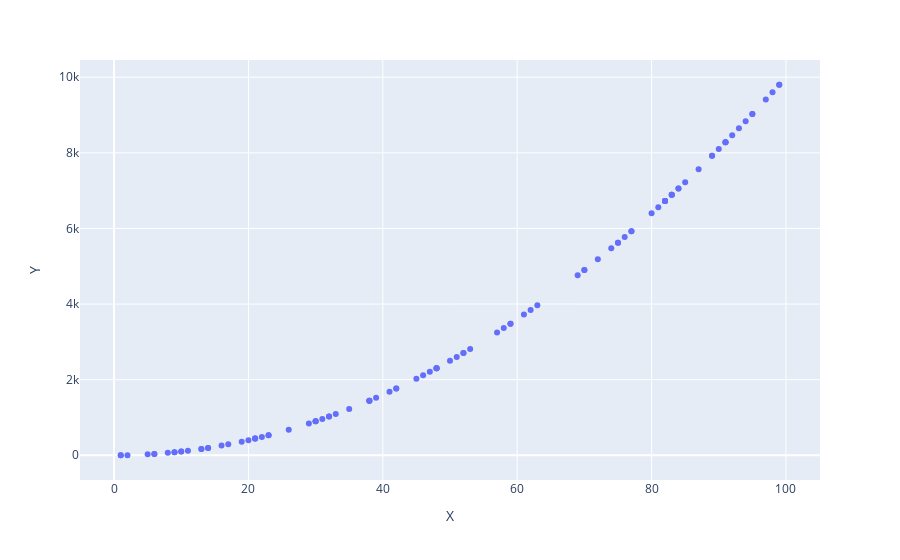

The code cell stored with this chart in its notebook:
### Code cell
step_4_a ="""
import numpy as np
import pandas as pd
df = pd.DataFrame(np.random.randint(0,100,size=(100, 1)), columns=list('X'))
df = df.assign(Y = lambda x: (x['X']**2))
fig = px.scatter(df, y='Y', x='X')
fig.show()
#print(df)
#"""

### Figure 1 — Plotly figure (JSON) as saved in the notebook; plotly's stock layout.template omitted (floating-point values rounded to 4 significant figures)
{"data": [{"hovertemplate": "X=%{x}<br>Y=%{y}<extra></extra>", "legendgroup": "", "marker": {"color": "#636efa", "symbol": "circle"}, "mode": "markers", "name": "", "orientation": "v", "showlegend": false, "type": "scatter", "x": [89, 26, 87, 57, 99, 9, 83, 1, 31, 10, 72, 21, 42, 32, 53, 89, 48, 90, 6, 70, 84, 19, 84, 82, 95, 42, 77, 74, 30, 83, 10, 48, 52, 23, 5, 63, 41, 98, 45, 2, 33, 83, 95, 91, 81, 21, 62, 50, 39, 59, 91, 61, 17, 29, 22, 14, 92, 48, 16, 82, 30, 85, 75, 35, 21, 97, 69, 38, 59, 82, 9, 91, 38, 80, 20, 58, 93, 47, 76, 14, 23, 99, 11, 75, 70, 52, 51, 13, 48, 13, 6, 82, 30, 8, 32, 46, 38, 1, 77, 94], "xaxis": "x", "y": [7921, 676, 7569, 3249, 9801, 81, 6889, 1, 961, 100, 5184, 441, 1764, 1024, 2809, 7921, 2304, 8100, 36, 4900, 7056, 361, 7056, 6724, 9025, 1764, 5929, 5476, 900, 6889, 100, 2304, 2704, 529, 25, 3969, 1681, 9604, 2025, 4, 1089, 6889, 9025, 8281, 6561, 441, 3844, 2500, 1521, 3481, 8281, 3721, 289, 841, 484, 196, 8464, 2304, 256, 6724, 900, 7225, 5625, 1225, 441, 9409, 4761, 1444, 3481, 6724, 81, 8281, 1444, 6400, 400, 3364, 8649, 2209, 5776, 196, 529, 9801, 121, 5625, 4900, 2704, 2601, 169, 2304, 169, 36, 6724, 900, 64, 1024, 2116, 1444, 1, 5929, 8836], "yaxis": "y"}], "layout": {"legend": {"tracegroupgap": 0}, "margin": {"t": 60}, "xaxis": {"anchor": "y", "domain": [0, 1], "title": {"text": "X"}}, "yaxis": {"anchor": "x", "domain": [0, 1], "title": {"text": "Y"}}}}
